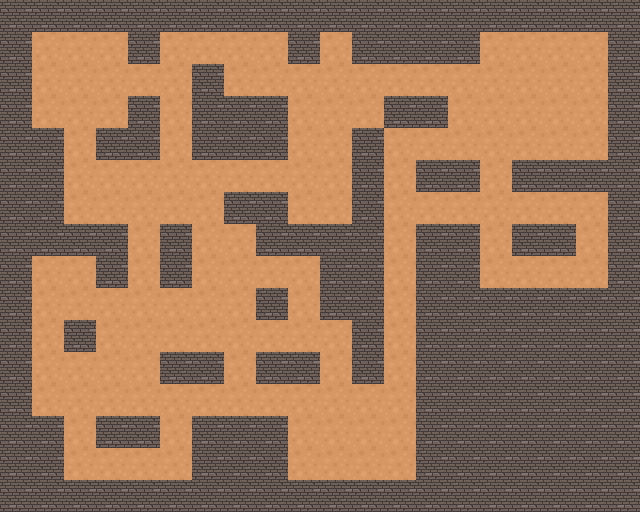

A 2D game scene composited from a Tiled map and its tileset images. What follows is a short description and the map's XML, with every tile layer's data as written:
An orthogonal 20x16 tile map with 32x32 px tiles, 1 tile layer (Прошарок плиток 1).

<map version="1.10" tiledversion="1.10.2" orientation="orthogonal" renderorder="left-up" width="20" height="16" tilewidth="32" tileheight="32" infinite="0" nextlayerid="2" nextobjectid="1">
 <tileset firstgid="1" source="Підлога.tsx" />
 <layer id="1" name="Прошарок плиток 1" width="20" height="16">
  <data encoding="csv">
2,2,2,2,2,2,2,2,2,2,2,2,2,2,2,2,2,2,2,2,
2,1,1,1,2,1,1,1,1,2,1,2,2,2,2,1,1,1,1,2,
2,1,1,1,1,1,2,1,1,1,1,1,1,1,1,1,1,1,1,2,
2,1,1,1,2,1,2,2,2,1,1,1,2,2,1,1,1,1,1,2,
2,2,1,2,2,1,2,2,2,1,1,2,1,1,1,1,1,1,1,2,
2,2,1,1,1,1,1,1,1,1,1,2,1,2,2,1,2,2,2,2,
2,2,1,1,1,1,1,2,2,1,1,2,1,1,1,1,1,1,1,2,
2,2,2,2,1,2,1,1,2,2,2,2,1,2,2,1,2,2,1,2,
2,1,1,2,1,2,1,1,1,1,2,2,1,2,2,1,1,1,1,2,
2,1,1,1,1,1,1,1,2,1,2,2,1,2,2,2,2,2,2,2,
2,1,2,1,1,1,1,1,1,1,1,2,1,2,2,2,2,2,2,2,
2,1,1,1,1,2,2,1,2,2,1,2,1,2,2,2,2,2,2,2,
2,1,1,1,1,1,1,1,1,1,1,1,1,2,2,2,2,2,2,2,
2,2,1,2,2,1,2,2,2,1,1,1,1,2,2,2,2,2,2,2,
2,2,1,1,1,1,2,2,2,1,1,1,1,2,2,2,2,2,2,2,
2,2,2,2,2,2,2,2,2,2,2,2,2,2,2,2,2,2,2,2
</data>
 </layer>
</map>
